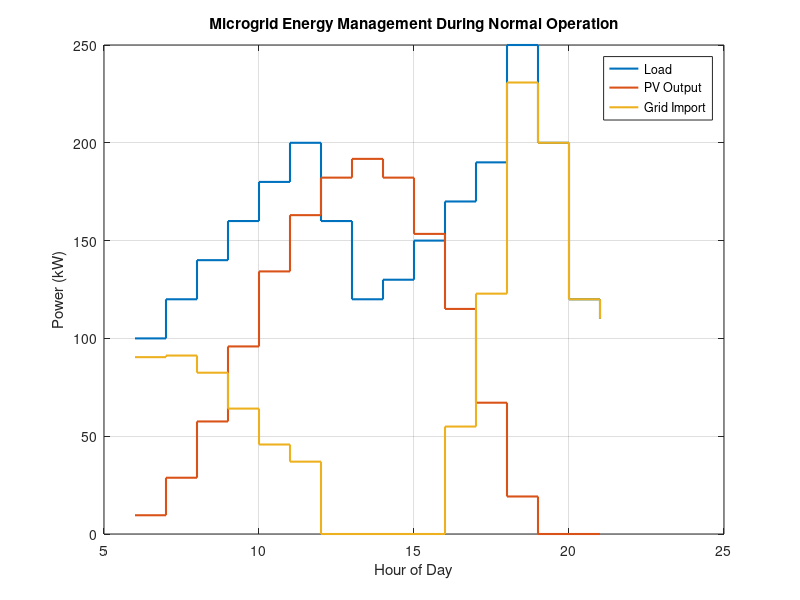
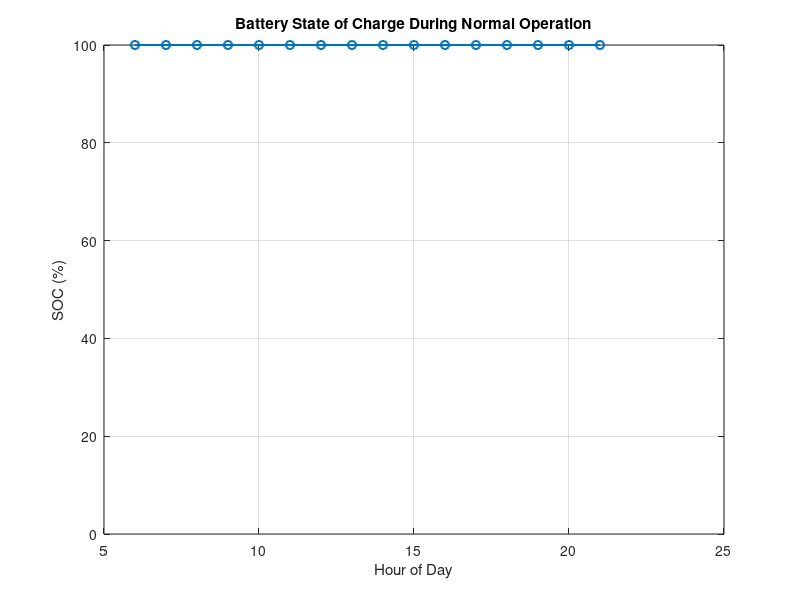

MATLAB code to generate these figures, in order:
%% 06 - Integrated Microgrid Normal Operation
% Illustrative dispatch: PV serves load first; surplus charges battery.
% Battery discharge is disabled here to preserve outage reserve.
clc; clear; close all;

load_kW = [100 120 140 160 180 200 160 120 130 150 170 190 250 200 120 110];
hour = 6:21;
dt_h = 1;

PV_kWp = 350; PSH = 5; PR = 0.80;
daily_PV_kWh = PV_kWp * PSH * PR;
factor = [0.05 0.15 0.30 0.50 0.70 0.85 0.95 1.00 0.95 0.80 0.60 0.35 0.10];
PV_kW = zeros(size(load_kW));
PV_kW(1:numel(factor)) = factor * daily_PV_kWh / sum(factor);

battery_kWh = 250;
SOC_min_pct = 10; SOC_max_pct = 100; SOC_pct = SOC_max_pct;
eta_charge = 0.95;
grid_import_kW = zeros(size(hour));
battery_charge_kW = zeros(size(hour));
SOC_trace_pct = zeros(size(hour));

for k = 1:numel(hour)
    surplus_kW = max(PV_kW(k) - load_kW(k), 0);
    deficit_kW = max(load_kW(k) - PV_kW(k), 0);

    storage_headroom_kWh = max(0, (SOC_max_pct - SOC_pct)/100 * battery_kWh);
    charge_kW = min(surplus_kW, storage_headroom_kWh/(eta_charge*dt_h));
    battery_charge_kW(k) = charge_kW;
    SOC_pct = min(SOC_max_pct, SOC_pct + charge_kW*dt_h*eta_charge/battery_kWh*100);

    grid_import_kW(k) = deficit_kW;
    SOC_trace_pct(k) = SOC_pct;
end

figure('Name','Microgrid Energy Management During Normal Operation');
stairs(hour, load_kW, 'LineWidth', 1.5); hold on;
stairs(hour, PV_kW, 'LineWidth', 1.5);
stairs(hour, grid_import_kW, 'LineWidth', 1.5); hold off;
xlabel('Hour of Day'); ylabel('Power (kW)');
title('Microgrid Energy Management During Normal Operation');
legend('Load','PV Output','Grid Import','Location','best'); grid on;

figure('Name','Battery SOC During Normal Operation');
plot(hour, SOC_trace_pct, '-o', 'LineWidth', 1.5);
xlabel('Hour of Day'); ylabel('SOC (%)');
title('Battery State of Charge During Normal Operation'); grid on;
ylim([0 100]);

fprintf('Daily grid import before battery discharge: %.2f kWh\\n', sum(grid_import_kW)*dt_h);
fprintf('Daily battery charging energy (AC-side): %.2f kWh\\n', sum(battery_charge_kW)*dt_h);
